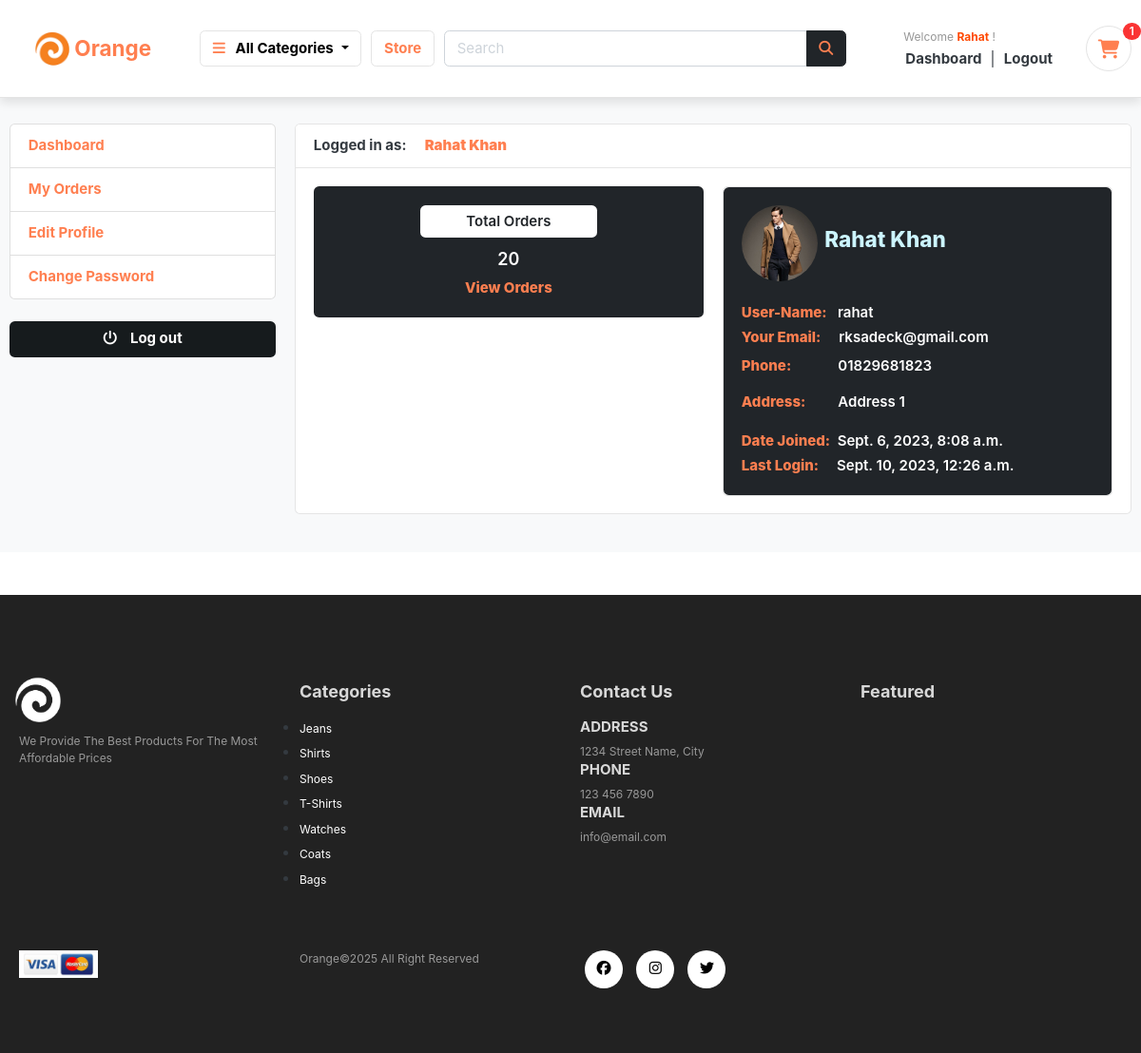
The app's page /accounts/dashboard/ (signed in), older data.
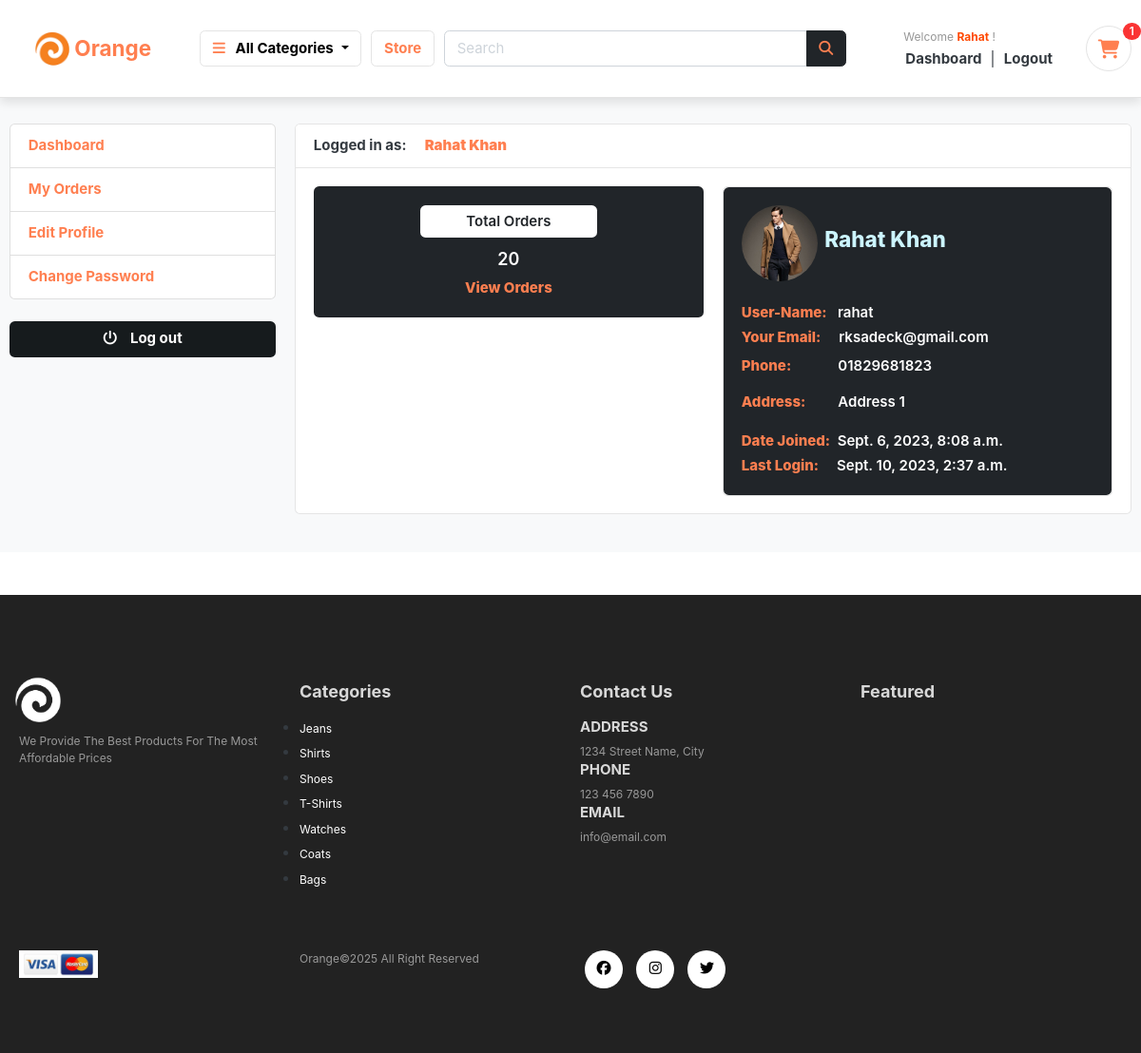
The same page, newer data.
### accounts/models.py (models this page shows, shortened)
class Account(AbstractBaseUser):
    first_name      = models.CharField(max_length=50)
    last_name       = models.CharField(max_length=50)
    username        = models.CharField(max_length=50, unique=True)
    email           = models.EmailField(max_length=100, unique=True)
    phone_number    = models.CharField(max_length=50)
    date_joined     = models.DateTimeField(auto_now_add=True)
    last_login      = models.DateTimeField(auto_now=True)
    is_admin        = models.BooleanField(default=False)
    is_staff        = models.BooleanField(default=False)
    is_active        = models.BooleanField(default=False)
    is_superadmin        = models.BooleanField(default=False)
    USERNAME_FIELD = 'email'
    REQUIRED_FIELDS = ['username', 'first_name', 'last_name']
    objects = MyAccountManager()
    def full_name(self):
        return f'{self.first_name} {self.last_name}'

class UserProfile(models.Model):
    user = models.OneToOneField(Account, on_delete=models.CASCADE)
    address_line_1 = models.CharField(blank=True, max_length=100)
    address_line_2 = models.CharField(blank=True, max_length=100)
    profile_picture = models.ImageField(blank=True, upload_to='photos/userprofile')
    city = models.CharField(blank=True, max_length=20)
    state = models.CharField(blank=True, max_length=20)
    country = models.CharField(blank=True, max_length=20)

### accounts/views.py (the view)
# urls.py: path('dashboard/', views.dashboard, name='dashboard'),
@login_required(login_url = 'login')
def dashboard(request):
    orders = Order.objects.order_by('-created_at').filter(user_id=request.user.id, is_ordered=True)
    orders_count = orders.count()
    try:
        userprofile = UserProfile.objects.get(user=request.user)
    except ObjectDoesNotExist:
        userprofile = UserProfile.objects.create(user=request.user)
    context = {
        'orders_count': orders_count,
        'userprofile': userprofile,
    }
    return render(request, 'accounts/dashboard.html', context)

### cart/context_processors.py (called while the page is built)
def counter(request):
    cart_count = 0
    if 'admin' in request.path:
        return {}
    else:
        try:
            cart = Cart.objects.filter(cart_id=_cart_id(request))
            if request.user.is_authenticated:
                cart_items = CartItem.objects.all().filter(user=request.user)
            else:
                cart_items = CartItem.objects.all().filter(cart=cart[:1])
            for cart_item in cart_items:
                cart_count += cart_item.quantity
        except Cart.DoesNotExist:
            cart_count = 0
    return dict(cart_count=cart_count)

### cart/views.py (called while the page is built)
def _cart_id(request):
    cart = request.session.session_key
    if not cart:
        cart = request.session.create()
    return cart

### category/context_processors.py (called while the page is built)
def menu_links(request):
    links = Category.objects.all()
    return dict(links=links)

### category/models.py (called while the page is built)
    def get_url(self):
        return reverse('products_by_category', args=[self.slug])

### accounts/templates/accounts/dashboard.html (shortened to what this page needs)
{% extends 'base.html' %}
{% block content %}
<section class="section-conten padding-y bg">
<div class="container mt-5 pt-5">
	<div class="row">
	{% include 'accounts/dashboard_sidebar.html' %}
	<main class="col-md-9">
		<article class="card">
		<header class="card-header">
			<strong class="d-inline-block mr-3">Logged in as:</strong>
			<span style="color:coral;font-weight:900;" class="text-capitalize">{{user.full_name}}</span>
		</header>
		<div class="card-body">
			<div class="row">
			<div class="col-md-6">
				<div class="card bg-dark text-white" style="text-align:center;">
					<div class="card-body">
						<h5 class="card-title font-weight-bold bg-white text-dark rounded py-2 w-50 mx-auto">Total Orders</h5>
						<h4>{{orders_count}}</h4>
						<a href="{% url 'my_orders' %}" style="color:coral;font-weight:800;" class="link">View Orders</a>
					</div>
				</div>
			</div>
			<div class="col-md-6">
				<div class="card" style="text-align:center;">
					<div class="card-body d-flex justify-content-center align-items-start flex-column bg-dark text-white rounded">
						{% if userprofile.profile_picture %}
							<div class="d-flex justify-content-center align-items-center">
								<img src="{{userprofile.profile_picture.url}}" alt="User Profile Picture" width="80" height="80" style="border-radius:50%;">
								<h3 class=" text-capitalize ml-2" style="color: #ccf5ff;font-weight: 800;">{{user.full_name}}</h3>
							</div>
						{% endif %}
						<p class="mb-0 font-weight-bold mt-4"><span style="color: coral;font-weight: 800;">User-Name:</span>&nbsp;&nbsp;&nbsp;{{user.username}}</p>
						<p class="mb-0 font-weight-bold mt-1"><span style="color: coral;font-weight: 800;">Your Email:</span>&nbsp;&nbsp;&nbsp;&nbsp;&nbsp;{{user.email}}</p>
						<p class="font-weight-bold mt-2">
							<span style="color: coral;font-weight: 800;">Phone:</span> &nbsp;&nbsp;&nbsp;&nbsp;&nbsp;&nbsp;&nbsp;&nbsp;&nbsp;&nbsp;&nbsp;&nbsp;{{user.phone_number}}</p>
						<p class="font-weight-bold text-capitalize">
							<span style="color: coral;font-weight: 800;">Address:</span>
							{{ user.userprofile.address_line_1 }} {% if user.userprofile.address_line_2 %}{{ user.userprofile.address_line_2 }}{% endif %}</p>
							<p class="mb-0 font-weight-bold mt-1"><span style="color: coral;font-weight: 800;">Date Joined:</span>
								&nbsp;{{user.date_joined}}</p>
							<p class="mb-0 font-weight-bold mt-1"><span style="color: coral;font-weight: 800;">Last Login:</span>
								&nbsp;&nbsp;&nbsp;&nbsp;{{user.last_login}}</p>
					</div>
				</div>
			</div>
			</div>
		</div>
		</article>
	</main>
</div>
</div>
</section>
{% endblock %}

### templates/includes/navbar.html (shortened to what the changed rows need)
{% load static %}
<header class="section-header sticky-navbar">
    <section class="header-main border-bottom py-4" style="box-shadow: 0 5px 10px rgba(0,0,0,0.1);">
    <div class="container">
      <div class="row align-items-center">
        <div class="col-lg-2 col-md-3 col-6">
          <a href="{% url 'home' %}" class="brand-wrap">
            <div class="d-flex justify-content-center align-items-center"
              style="background-color: transparent; transition: background-color 0.3s, border-radius 0.3s, padding 0.3s; border-radius: 50px; padding: 10px 15px;"
              onmouseover="this.style.backgroundColor='#343a40'; this.getElementsByTagName('img')[0].classList.add('logo-brightness-change'); this.getElementsByTagName('h2')[0].style.color='#ff4800';"
              onmouseout="this.style.backgroundColor='transparent'; this.getElementsByTagName('img')[0].classList.remove('logo-brightness-change'); this.getElementsByTagName('h2')[0].style.color='coral';">
              <h2 style="color: coral; margin: 3px 5px; font-size: 1.5rem;"><span style="font-weight: bold;">Orange</span></h2>
            </div>
          </a>
        </div>
        <div class="col-lg-3 col-sm-6 col-8 order-2 order-lg-3">
          <div class="d-flex justify-content-end mb-3 mb-lg-0">
            {% if user.id is None %}
            <div class="widget-header">
              <small class="title text-muted welcome-guest">Welcome <span class=""
                style="color:blue;font-weight:bold;text-transform: capitalize;">Guest</span> !</small>
              <div>
                <a href="{% url 'login' %}" class="dashboard-text">Login</a>
                <span class="dark-transp"> | </span>
                <a href="{% url 'register' %}"> <span  class="register-text">Register</span></a>
              </div>
            </div>
            {% else %}
            <div class="widget-header">
              <a href="{% url 'dashboard' %}">
                <small class="title text-muted welcome-user">Welcome <span class=""
                  style="color:#ff4800;font-weight:bold;text-transform: capitalize;">{{user.first_name}}</span> !</small>
              </a>
              <div>
                <a href="{% url 'dashboard' %}"><span class="dashboard-text">Dashboard</span></a>
                <span class="dark-transp"> | </span>
                <a href="{% url 'logout' %}"><span class="logout-text">Logout</span></a>
              </div>
            </div>
            {% endif %}
          </div>
        </div>
      </div>
    </div>
  </section>
</header>

Row changes from the older to the newer data that the page shows:
changed Account "Rahat Khan": last_login "Sept. 10, 2023, 12:26 a.m." → "Sept. 10, 2023, 2:37 a.m."
